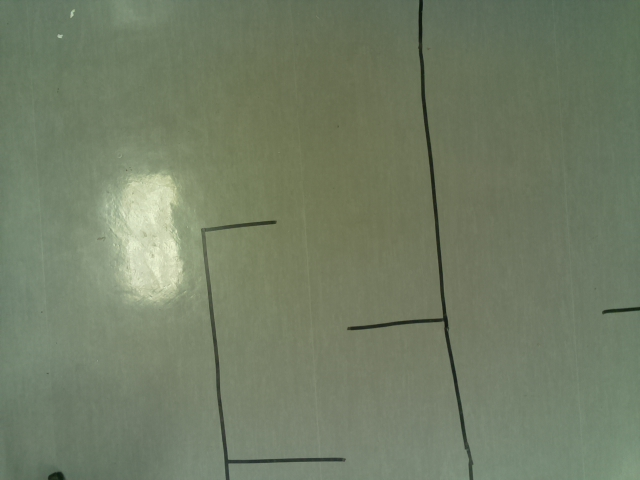
#> input picture BEng_Python_Proj/AGV_Code_2Cam/Background1.jpeg, 640 x 480 px
$ python 2CamerasCalibV2.py   (Python 2 division)
#> lines starting #> are read from the running program, lines starting #| are printed output that depends on the picture; after the words box and inside, x2 and y2 are one past the last pixel; in counts of white or black regions, pixels touching at a corner belong together
# This is the main file that calls all other modules for navigation
# Author: S. Brits, S Jeffery
# Std nr: 17573459
# October 2016

import cv2
import numpy as np
import threading
import time
import math
import PiClientContinuous as pcc
import PiClientContinuous2 as pcc2
import ObjectDetectionHierarchy as od
import PathPlanning as pp
import ChaikinSmoothing as cs
import MotorController10 as mc
import RPi.GPIO as GPIO

class NavSystem(object):
    def __init__(self):
        self.background1 = None
        self.background2 = None
        self.AGVrect = None
        self.theta = None
        self.AGVrectCam = None
        self.thetaCam = None
        self.destrect = None
        self.start = None
        self.end = None
        self.grid = None
        self.centerPoints = None
        self.pixelPath = None
        self.myVehicle = None
        self.myController = None
        self.AGVpath = [] #record actual position of the AGV
        self.AGVpos = [] #record position estimator guess of position
        self.AGVcam = []
        self.maxTime = 0
        self.notFound = 0
        #02/10 Calibration
        self.dist = np.array([[ 7.35896202e+00, -6.66217648e+02, 1.05176443e-01, 1.83536062e-02, 1.95789771e+04]])
        self.mtx = np.array([[2.25635315e+03, 0, 3.25309533e+02], [0, 2.22782604e+03, 2.15060758e+02], [0, 0, 1]])

        self.dist2 = np.array([[ 4.70674610e-01, -2.13037413e+01, -3.78506308e-02,  4.98897483e-02, 1.50845089e+02]])
        self.mtx2 = np.array([[1.46559544e+03, 0, 3.19919900e+02],  [0, 1.47528010e+03, 2.40209988e+02], [0, 0, 1]])


        self.findTime = 0
        self.controlTime = 0
        #New Hierachy lets go
        self.photoFlag = 0
        #REMOVEDself.estFlag = 0
        #REMOVEDself.loopTime = 0
        self.done = 0
        self.loopCount = 0
        # [11 lines of commented-out code are left out]

    def undistortImg(self, img):
        h, w = img.shape[:2]
        newcameramtx, roi = cv2.getOptimalNewCameraMatrix(self.mtx, self.dist, (w, h), 1, (w, h))
        dst = cv2.undistort(img, self.mtx, self.dist, None, newcameramtx)
        return dst

    def undistortImg2(self, img):
        h, w = img.shape[:2]
        newcameramtx, roi = cv2.getOptimalNewCameraMatrix(self.mtx2, self.dist2, (w, h), 1, (w, h))
        dst = cv2.undistort(img, self.mtx2, self.dist2, None, newcameramtx)
        return dst

    def findMarkers(self):
        self.background1 = cv2.imread('Background1.jpeg', 0)
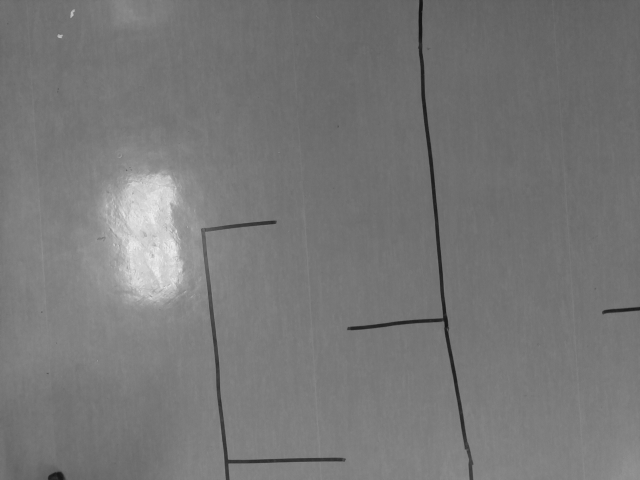
#> self.background1: shape (480, 640); min 17, max 237, mean 119.3
        self.background1 = self.undistortImg(self.background1)
#> in undistortImg, `dst = cv2.undistort(img, self.mtx, self.dist, None, newcameramtx)`:
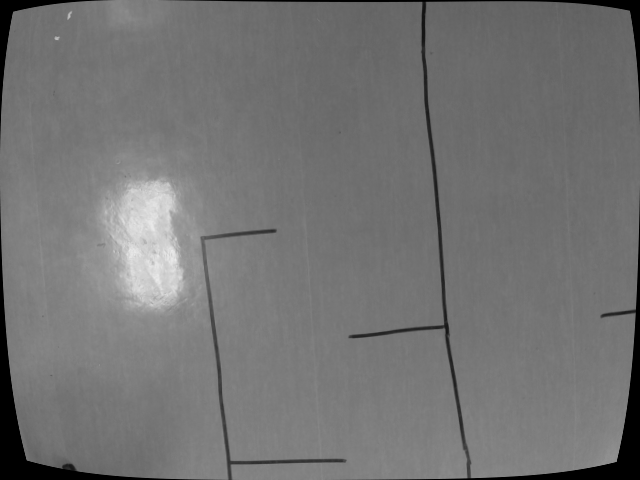
#> dst: shape (480, 640); min 0, max 235, mean 115.3
        ret, self.background1 = cv2.threshold(self.background1, 90, 255, cv2.THRESH_BINARY)
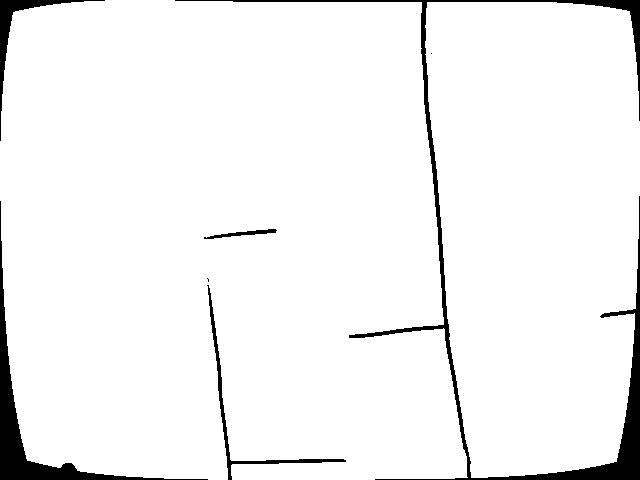
#> self.background1: shape (480, 640); 95.4% white; 7 black regions (2 under 20 px), largest, box (x1, y1, x2, y2) and area: (175, 0, 640, 480) 7742, (0, 201, 208, 480) 3969, (0, 0, 105, 141) 1213, (207, 285, 346, 480) 1036, (204, 229, 277, 239) 246
        cv2.imwrite('piece1.jpg',self.background1)

        self.background2 = cv2.imread('Background2.jpeg', 0)
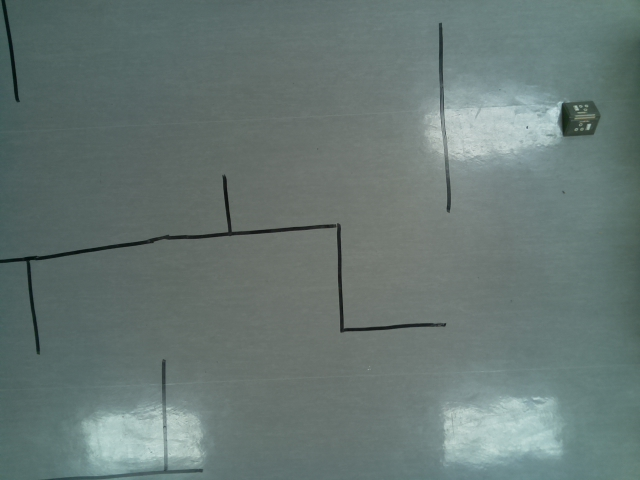
#> input picture BEng_Python_Proj/AGV_Code_2Cam/Background2.jpeg, 640 x 480 px
#> self.background2: shape (480, 640); min 9, max 213, mean 114.2
        self.background2 = self.undistortImg2(self.background2)
#> in undistortImg2, `dst = cv2.undistort(img, self.mtx2, self.dist2, None, newcameramtx)`:
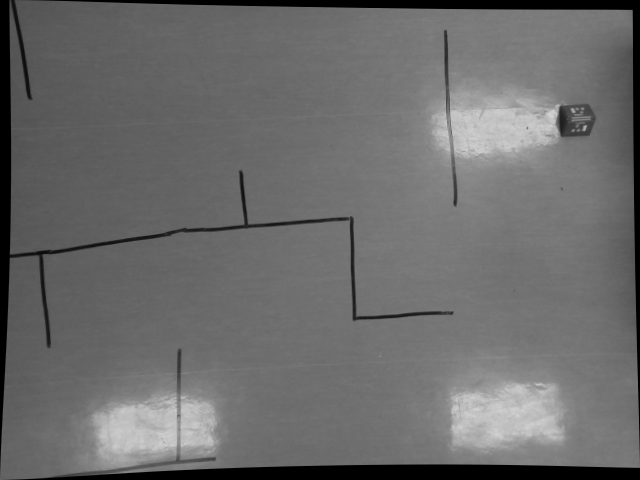
#> dst: shape (480, 640); min 0, max 211, mean 107.4
        ret, self.background2 = cv2.threshold(self.background2, 60, 255, cv2.THRESH_BINARY)
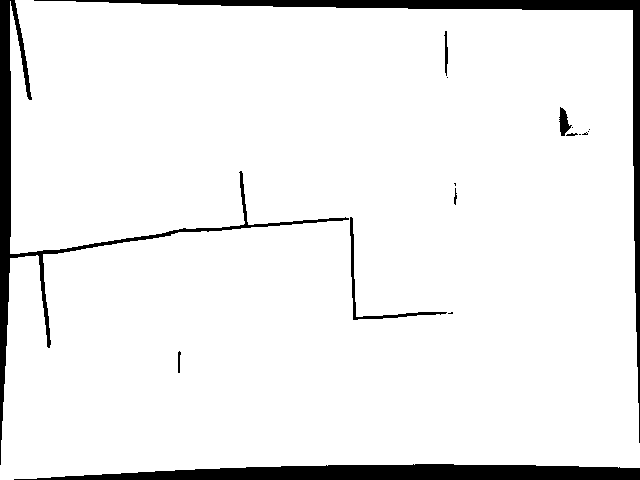
#> self.background2: shape (480, 640); 93.3% white; 17 black regions (8 under 20 px), largest, box (x1, y1, x2, y2) and area: (14, 464, 640, 480) 7243, (34, 0, 640, 443) 6277, (0, 0, 349, 465) 5984
        cv2.imwrite('piece2.jpg',self.background2)

        img = cv2.imread('MarkerTest3D.jpeg', 0)
        img = self.undistortImg(img)
        cv2.imwrite('UndistortMarker1.jpg',img)
        ret, img = cv2.threshold(img, 90, 255, cv2.THRESH_BINARY)

        roi = self.background1 - img

        self.AGVrect, self.theta = od.findObj(roi, 0)
        self.destrect, angle = od.findObj(roi,1)

        print 'image 1'
        print self.AGVrect, self.theta
        print self.destrect, angle

        img = cv2.imread('MarkerTest23D.jpeg', 0)
        img = self.undistortImg2(img)
        cv2.imwrite('UndistortMarker2.jpg',img)
        ret, img = cv2.threshold(img, 90, 255, cv2.THRESH_BINARY)

        roi = self.background2 - img

        self.AGVrect, self.theta = od.findObj(roi, 0)
        self.destrect, angle = od.findObj(roi,1)

        print 'image 2'
        print self.AGVrect, self.theta
        print self.destrect, angle


        print 'AGV and destination markers found...'


if __name__ == '__main__':

    myNavSystem = NavSystem()
#> (the run stopped early here; a loop or call above may not have finished)
